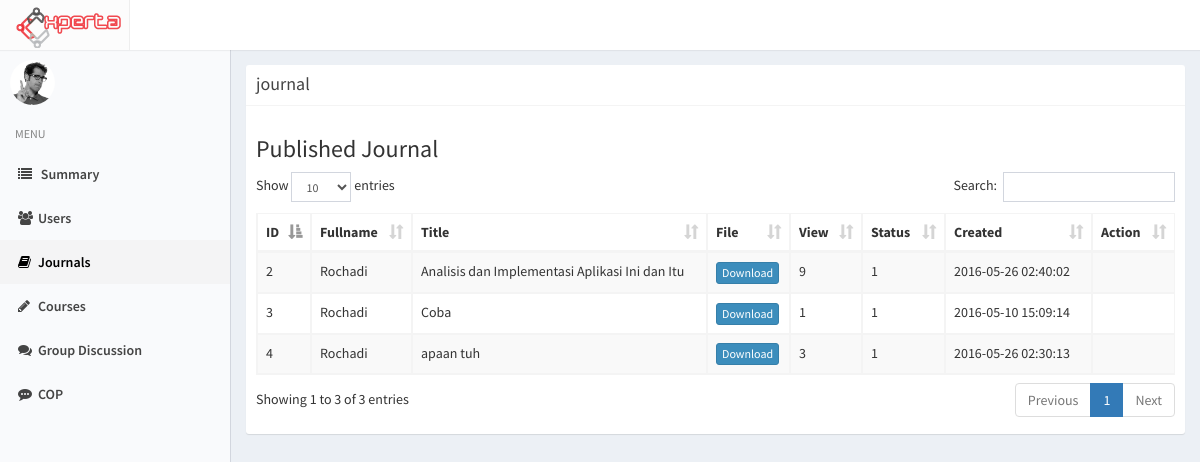
/index.php/admin/journal, run on an earlier commit of the app's database.
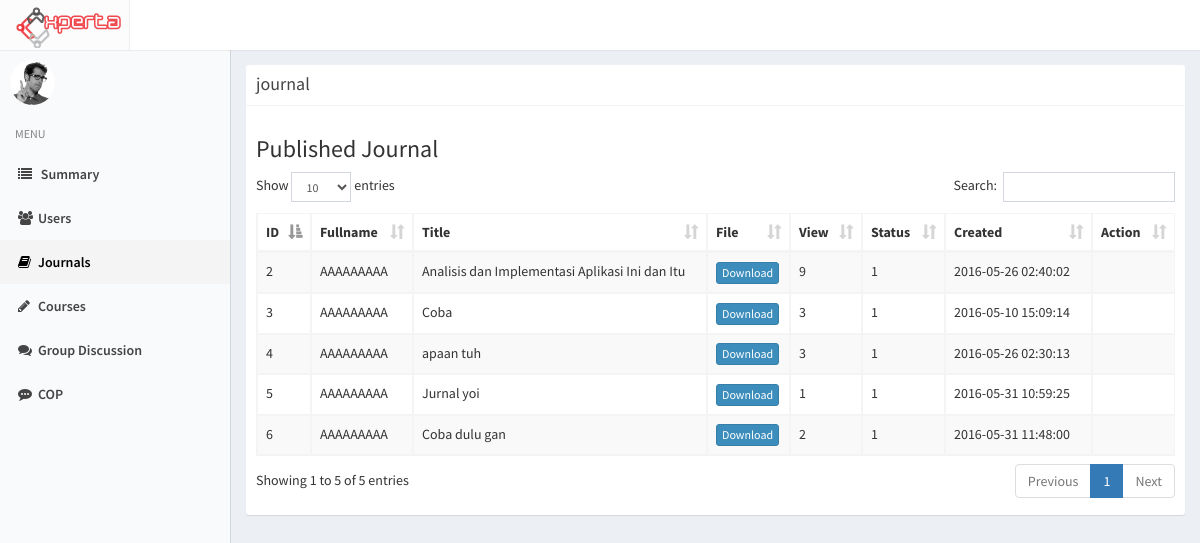
And on a later commit of the database.
### tables this page shows
CREATE TABLE `journal` (
  `id_journal` int(11) NOT NULL,
  `id_user` int(11) NOT NULL,
  `id_directorate` int(11) NOT NULL,
  `title` varchar(100) NOT NULL,
  `description` text NOT NULL,
  `file` varchar(500) NOT NULL,
  `views` int(11) NOT NULL DEFAULT '0',
  `created_at` timestamp NOT NULL DEFAULT CURRENT_TIMESTAMP,
  `status` int(11) NOT NULL DEFAULT '0'
);

CREATE TABLE `profile` (
  `id_profile` int(11) NOT NULL,
  `NIK` varchar(50) DEFAULT NULL,
  `id_user` int(11) NOT NULL,
  `fullname` varchar(255) NOT NULL,
  `birthdate` date DEFAULT NULL,
  `gender` enum('M','F') DEFAULT NULL,
  `id_expert` int(11) DEFAULT '98',
  `pic` varchar(500) DEFAULT 'default.png',
  `updated_at` timestamp NOT NULL DEFAULT CURRENT_TIMESTAMP ON UPDATE CURRENT_TIMESTAMP,
  `login` int(11) NOT NULL DEFAULT '0'
);

### application/controllers/Admin.php (called while the page is built, shortened)
<?php
class Admin extends CI_Controller
{
		function __construct(){
			$this->load->model('Admin_model');
		}
		public function journal(){
			$data['title'] = "Admin - Journal";
			$data['active'][2] = 'active';
			$data['pending_journal'] = $this->Admin_model->getpendingjournal();
			$data['journal'] = $this->Admin_model->getjournal();
			$this->load->view('admin/journal', $data);
		}
}

### index.php (called while the page is built, shortened)
<?php
require_once BASEPATH.'core/CodeIgniter.php';

### application/models/Admin_model.php (called while the page is built, shortened)
<?php
class Admin_model extends CI_Model
{
	function getjournal(){
		return $this->db->query("SELECT * FROM journal, profile WHERE journal.id_user = profile.id_user AND status = 1")->result();
	}
}

### application/views/admin/journal.php (the view, shortened to what this page needs)
<?php include 'application/views/header.php' ?>
<?php include 'application/views/sidebar.php' ?>
<div class="content-wrapper">
<section class="content col-md-12">
<div class="box box-solid">
                <div class="box-header with-border">
                  <h3 class="box-title">journal</h3>
                </div>
                <div class="box-body">
                  <h3>Published Journal</h3>
                <table class="table table-striped table-bordered">
                    <thead>
                    <tr>
                      <th>ID</th>
                      <th>Fullname</th>
                      <th>Title</th>
                      <th>File</th>
                      <th>View</th>
                      <th>Status</th>
                      <th>Created</th>
                      <th>Action</th>
                    </tr>
                    </thead>
                    <tbody>
                  <?php foreach ($journal as $data): ?>
                    <tr>
                      <td><?php echo $data->id_journal ?></td>
                      <td><?php echo $data->fullname ?></td>
                      <td><?php echo $data->title ?></td>
                      <td><a class="btn btn-xs btn-primary" target="_blank" href="<?php echo base_url('uploads/'.$data->file) ?>">Download</a></td>
                      <td><?php echo $data->views ?></td>
                      <td><?php echo $data->status ?></td>
                      <td><?php echo $data->created_at ?></td>
                      <td></td>
                    </tr>
                  <?php endforeach ?>
                  </tbody>
                  </table>
                </div>
                </div>
                </section>
                </div>

What changed in the data, as far as the page shows it:
changed through a linked row, journal "Analisis dan Implementasi Aplikasi Ini dan Itu": profile.fullname "Rochadi" → "AAAAAAAAA"
changed journal "Coba": profile.fullname "Rochadi" → "AAAAAAAAA"; views "1" → "3"
changed through a linked row, journal "apaan tuh": profile.fullname "Rochadi" → "AAAAAAAAA"
added journal: id_journal "5", profile.fullname "AAAAAAAAA", title "Jurnal yoi", views "1", status "1", created_at "2016-05-31 10:59:25"
added journal: id_journal "6", profile.fullname "AAAAAAAAA", title "Coba dulu gan", views "2", status "1", created_at "2016-05-31 11:48:00"
Also different on the page:
text written by a page script: "Show entries Search: Showing 1 to 3 of 3 entries Previous 1 Next" → "Show entries Search: Showing 1 to 5 of 5 entries Previous 1 Next"
